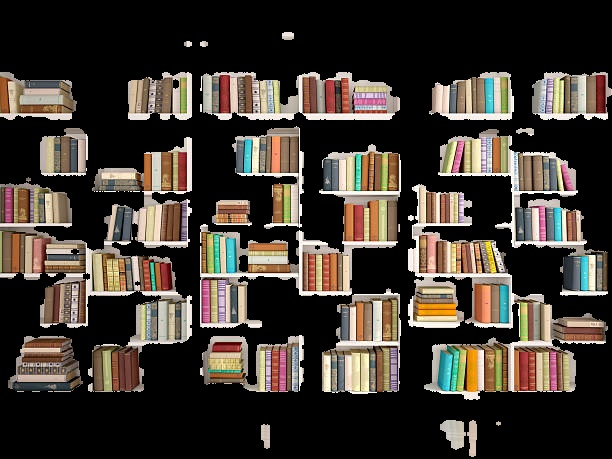
#> input picture CandyMaker/img/masks/test1_mask.jpg, 612 x 459 px, found by its file name
$ python preprocessing.py
#> lines starting #> are read from the running program, lines starting #| are printed output that depends on the picture
import cv2 as cv
import numpy as np


# def preprocessing(img_color, m=11, n=2):
# #
# #
# #     ## 1. 세로로 세워진 책들 색 균등화
# #     #  vertical kernel
# #     kernel = np.ones((m, n), np.uint8)
# #     # morphologyEx
# #     kernel_opening = cv.morphologyEx(img_color.copy(), cv.MORPH_OPEN, kernel, iterations=2)
# #
# #     # sure_bg = cv.dilate(opening, kernel, iterations=3)
# #     # display('1st_opening', kernel_opening)
# #
# #     gray = cv.cvtColor(kernel_opening, cv.COLOR_BGR2GRAY)
# #     # display('gray', gray)
# #
# #     ret, thresh = cv.threshold(gray, 10, 255, cv.THRESH_TOZERO)
# #     # display('thresh', thresh)
# #
# #     ## 2. 책 사이 간격 벌리기
# #     kernel_s = np.ones((2,1), np.uint8)
# #     erode = cv.morphologyEx(gray, cv.MORPH_ERODE, kernel_s, iterations=2)
# #     # display('eroding for gap', erode)
# #
# #     return erode

# import cv2 as cv
# import os
# import glob
# from .display import display
#
#######countours
# def contours(img_book_only, img_color):
#
#     img_for_save = img_color.copy()
#
#     # 1. Threshold
#     ret, img_binary = cv.threshold(img_book_only, 127, 255, 0)
#     # display("img_binary", img_binary)
#
#     # 2. Contour 찾기
#     contours, hierarchy = cv.findContours(img_binary, cv.RETR_LIST, cv.CHAIN_APPROX_SIMPLE)
#
#     # 3. 기존에 저장된 이미지 파일 삭제
#     path = "C:/flashwoman/Object-detection/image/result/"
#     files = '*.jpg'  # 찾고 싶은 확장자
#     for file in glob.glob(os.path.join(path, files)):
#         os.remove(file)
#
#     ## 4. countour 그리고 저장하기.
#     count = 0
#     rect = []
#     for cnt in contours:
#         ## 1.  사각형 만들어 좌표얻기.
#         x, y, w, h = cv.boundingRect(cnt)
#         cv.rectangle(img_color, (x, y), (x + w, y + h), (3, 255, 4), 2)  # contour 그리기
#         rect.append([(x, y), (x + w, y + h)])  # rect에 좌표 저장 [Left_Top, Right_Bottom]
#
#         ## 2. 각각의 책 이미지 저장 ##
#         img_result = img_for_save[y: y + h, x: x + w]
#         img_path = f"C:/flashwoman/Object-detection/image/result/book/img{count}.jpg"
#         cv.imwrite(img_path, img_result)
#
#         count = count + 1
#
#     path = "C:/flashwoman/Object-detection/image/result/result.jpg"
#     # display("result", img_color)
#     cv.imwrite(path, img_color)
#
#
#     return img_book_only, rect
#


def display(winname, img):

    cv.moveWindow(winname, 500, 0)
    cv.namedWindow(winname, cv.WINDOW_NORMAL)
    cv.imshow(winname, img)
    cv.waitKey(0)

img_color = cv.imread('C:/Flashwoman/CandyMaker/img/masks/test1_mask.jpg')
#> img_color is the input picture: shape (459, 612, 3); mean B, G, R 50.8, 58.2, 65.6
# display('img_color', img_color)
## 1. 세로로 세워진 책들 색 균등화
#  vertical kernel
kernel = np.ones((11, 2), np.uint8)
# kernel = np.ones(m, n), np.uint8)


# morphologyEx
kernel_opening = cv.morphologyEx(img_color.copy(), cv.MORPH_OPEN, kernel, iterations=2)
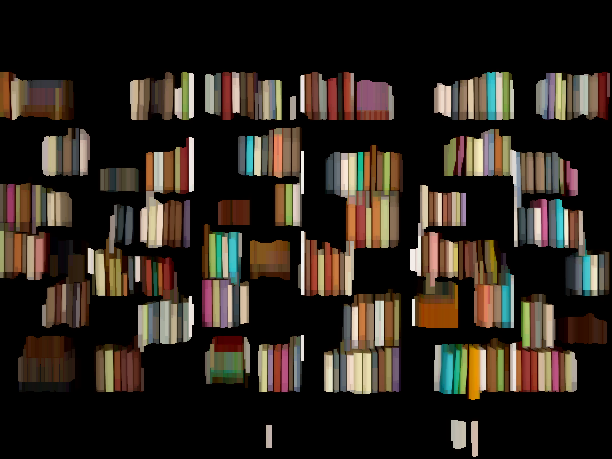
#> kernel_opening: shape (459, 612, 3); mean B, G, R 30.4, 38.1, 45.8
#
display('kernel_opening', kernel_opening)

# # sure_bg = cv.dilate(opening, kernel, iterations=3)
# # display('1st_opening', kernel_opening)
#
# gray = cv.cvtColor(kernel_opening, cv.COLOR_BGR2GRAY)
# # display('gray', gray)
#
# ret, thresh = cv.threshold(gray, 10, 255, cv.THRESH_TOZERO)
# # display('thresh', thresh)
#
# ## 2. 책 사이 간격 벌리기
# kernel_s = np.ones((2,1), np.uint8)
# erode = cv.morphologyEx(gray, cv.MORPH_ERODE, kernel_s, iterations=2)
